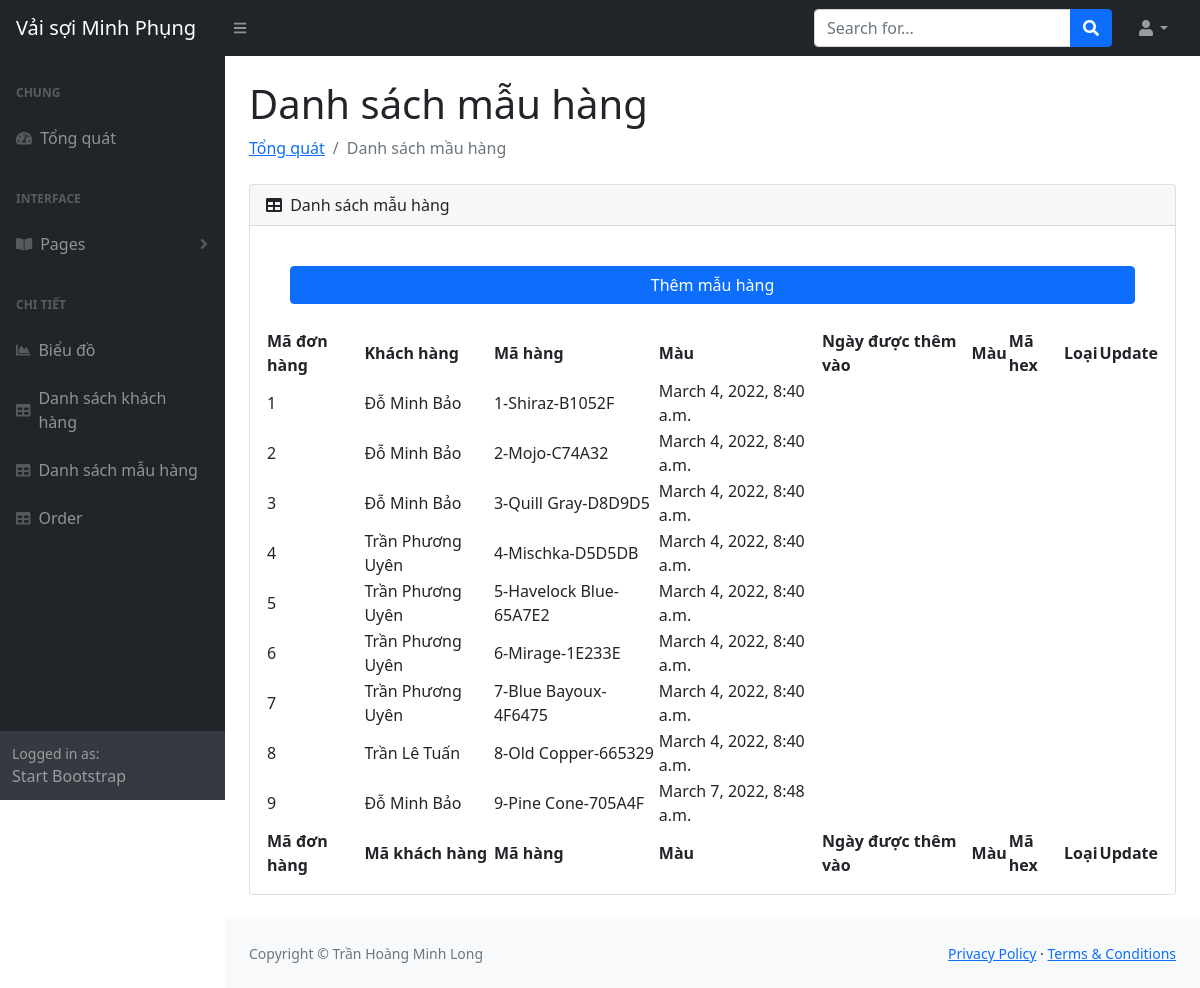
The page /order/ on the database its author committed.
### management/models.py (models this page shows, shortened)
class Order(models.Model):
    order_id = models.BigAutoField(primary_key=True)
    customer = models.ForeignKey(Customer, null=True, on_delete=models.SET_NULL)
    product = models.ForeignKey(Product, null=True, on_delete=models.SET_NULL)
    order_date = models.DateTimeField(auto_now_add=True, null=True)

class Customer(models.Model):
    customer_id = models.BigAutoField(primary_key=True)
    lastname = models.CharField(max_length=64)
    middlename = models.CharField(max_length=64, null=True)
    firstname = models.CharField(max_length=64)
    phone = models.CharField(max_length=64, null=True)
    socialnumber = models.IntegerField(null=True)
    customer_date = models.DateTimeField(auto_now_add=True, null=True)
    def __str__(self):
        return f'{self.lastname} {self.middlename} {self.firstname}'

class Product(models.Model):
    measurement_unit_choices = [
        ('m', 'meter'),
        ('y', 'yard'),
    ]
    product_id = models.BigAutoField(primary_key=True)
    color = models.CharField(max_length=64)
    hexcolor = models.CharField(max_length=64)
    length = models.FloatField()
    measurement_unit = models.CharField(max_length = 64, choices = measurement_unit_choices)
    type = models.CharField(max_length=64)
    location = models.CharField(max_length=64, null=True)
    length = models.FloatField()
    measurement_unit = models.CharField(max_length=64, choices=measurement_unit_choices)
    product_date = models.DateTimeField(auto_now_add=True, null=True)
    def __str__(self):
        return f'{self.product_id}-{self.color}-{self.hexcolor}'

### management/views.py (the view)
# urls.py: path('order/', views.order),
def order(request):
    orders = Order.objects.all()
    context = {
        'orders' : orders,
    }
    return render(request, 'management/order.html', context)

### management/templates/management/order.html (shortened to what this page needs)
{% load static %}
<!DOCTYPE html>
<html lang="en">
    <head>
        <link href="https://cdn.jsdelivr.net/npm/bootstrap@5.1.3/dist/css/bootstrap.min.css" rel="stylesheet">
        <link href="https://cdn.jsdelivr.net/npm/simple-datatables@latest/dist/style.css" rel="stylesheet" />
        <link href="{% static 'css/styles.css'%}" rel="stylesheet" />
    </head>
    <body class="sb-nav-fixed">
        {% include 'management/navbar.html' %}
        <div id="layoutSidenav">
            {% include 'management/sidenavbar.html' %}
            <div id="layoutSidenav_content">
                <main>
                    <div class="container-fluid px-4">
                        <h1 class="mt-4">Danh sách mẫu hàng</h1>
                        <ol class="breadcrumb mb-4">
                            <li class="breadcrumb-item"><a href="home">Tổng quát</a></li>
                            <li class="breadcrumb-item active">Danh sách mầu hàng</li>
                        </ol>
                        <div class="card mb-4">
                            <div class="card-header">
                                <i class="fas fa-table me-1"></i>
                                Danh sách mẫu hàng
                            </div>
                            <div class="card-body">
                                <div class="d-grid gap-2">
                                    <button class="m-4 btn btn-primary" type="button">Thêm mẫu hàng</button>
                                </div>
                                <table id="datatablesSimple">
                                    <thead>
                                        <tr>
                                            <th>Mã đơn hàng</th>
                                            <th>Khách hàng</th>
                                            <th>Mã hàng</th>
                                            <th>Màu</th>
                                            <th>Ngày được thêm vào</th>
                                            <th>Màu</th>
                                            <th>Mã hex</th>
                                            <th>Loại</th>
                                            <th>Update</th>
                                        </tr>
                                    </thead>
                                    <tfoot>
                                        <tr>
                                            <th>Mã đơn hàng</th>
                                            <th>Mã khách hàng</th>
                                            <th>Mã hàng</th>
                                            <th>Màu</th>
                                            <th>Ngày được thêm vào</th>
                                            <th>Màu</th>
                                            <th>Mã hex</th>
                                            <th>Loại</th>
                                            <th>Update</th>
                                        </tr>
                                    </tfoot>
                                    <tbody>
                                        {% for order in orders %}
                                        <tr>
                                                <td>{{order.order_id}}</td>
                                                <td>{{order.customer}}</td>
                                                <td>{{order.product}}</td>
                                                <td>{{order.order_date}}</td>
                                        </tr>
                                        {% endfor %}
                                    </tbody>
                                </table>
                            </div>
                        </div>
                    </div>
                </main>
            {% include 'management/footer.html' %}
            </div>
        </div>
    </body>
</html>

### rows shown on the page
Order: order_id "1", customer "Đỗ Minh Bảo", product "1-Shiraz-B1052F", order_date "March 4, 2022, 8:40 a.m."
Order: order_id "2", customer "Đỗ Minh Bảo", product "2-Mojo-C74A32", order_date "March 4, 2022, 8:40 a.m."
Order: order_id "3", customer "Đỗ Minh Bảo", product "3-Quill Gray-D8D9D5", order_date "March 4, 2022, 8:40 a.m."
Order: order_id "4", customer "Trần Phương Uyên", product "4-Mischka-D5D5DB", order_date "March 4, 2022, 8:40 a.m."
Order: order_id "5", customer "Trần Phương Uyên", product "5-Havelock Blue-65A7E2", order_date "March 4, 2022, 8:40 a.m."
Order: order_id "6", customer "Trần Phương Uyên", product "6-Mirage-1E233E", order_date "March 4, 2022, 8:40 a.m."
Order: order_id "7", customer "Trần Phương Uyên", product "7-Blue Bayoux-4F6475", order_date "March 4, 2022, 8:40 a.m."
Order: order_id "8", customer "Trần Lê Tuấn", product "8-Old Copper-665329", order_date "March 4, 2022, 8:40 a.m."
Order: order_id "9", customer "Đỗ Minh Bảo", product "9-Pine Cone-705A4F", order_date "March 7, 2022, 8:48 a.m."
